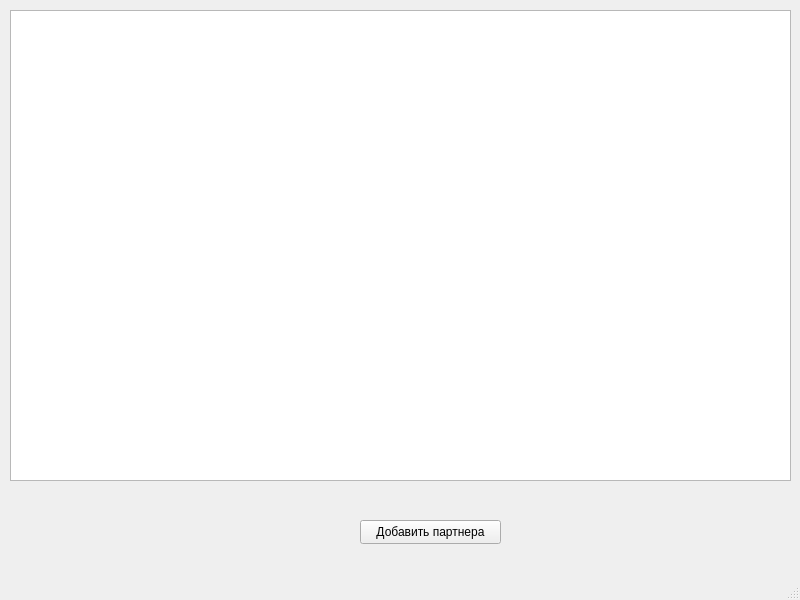
<?xml version="1.0" encoding="UTF-8"?>
<ui version="4.0">
 <class>MainWindow</class>
 <widget class="QMainWindow" name="MainWindow">
  <property name="geometry">
   <rect>
    <x>0</x>
    <y>0</y>
    <width>800</width>
    <height>600</height>
   </rect>
  </property>
  <property name="windowTitle">
   <string>MainWindow</string>
  </property>
  <widget class="QWidget" name="centralwidget">
   <widget class="QListView" name="listView">
    <property name="geometry">
     <rect>
      <x>10</x>
      <y>10</y>
      <width>781</width>
      <height>471</height>
     </rect>
    </property>
   </widget>
   <widget class="QPushButton" name="pushButton">
    <property name="geometry">
     <rect>
      <x>360</x>
      <y>520</y>
      <width>141</width>
      <height>24</height>
     </rect>
    </property>
    <property name="text">
     <string>Добавить партнера</string>
    </property>
   </widget>
  </widget>
  <widget class="QMenuBar" name="menubar">
   <property name="geometry">
    <rect>
     <x>0</x>
     <y>0</y>
     <width>800</width>
     <height>22</height>
    </rect>
   </property>
  </widget>
  <widget class="QStatusBar" name="statusbar"/>
 </widget>
 <resources/>
 <connections/>
</ui>
